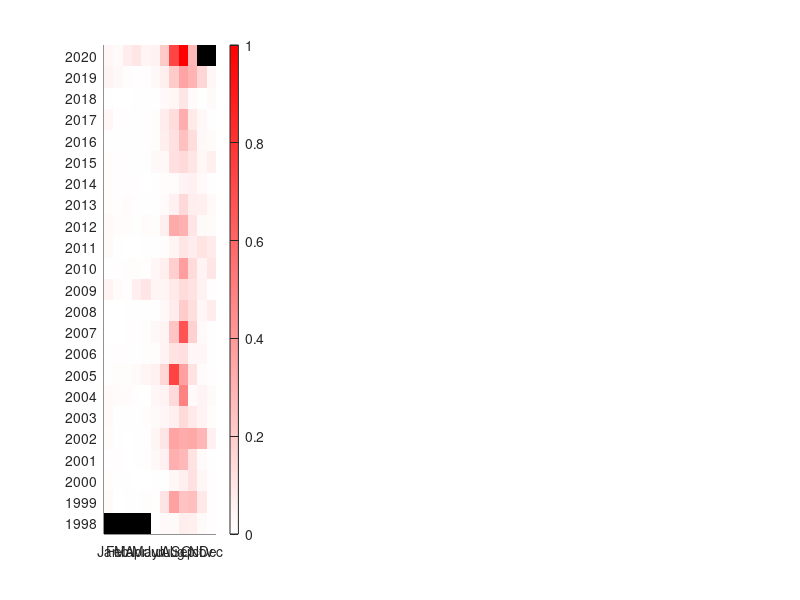

MATLAB code to generate this figure: (Note: this script raises an error after producing the figure.)
function pantanal_fires()
% Data for Jun 1998 to Oct 2020 retrieved from:
% http://queimadas.dgi.inpe.br/queimadas/portal-static/estatisticas_estados/
% in 10/14/2020.
% Data format:
% Columns: Months; Rows: Years; Null values: No Data.


FiresHistory = [...
    0    0    0    0    0   12  206  172  542  507  162   58
  161   10   17   29  106   65  845 2988 1922 2049  743   52
   93   30   19    1    8   29   25  263  503  950  295   74
   66   62   11   36   67  219  444 2540 2264  879  175   19
  137   28   10   24   29  320  805 2934 2662 2761 2328  448
  180   48   36   40  107  170  260  517 1188  715  378   83
  185  126  141   68   15  240  384 1164 3963  191  335  155
   20  107  100  163  331  435 1259 5993 2997  933  125   73
   28   51   36   19  104  101  375  892 1024  266  254   23
    6   13   30   68  101  239  341 1858 5498 1481  189   45
   14   13   20   28   48   44  216  588 1660 1046  274  594
  380  117   71  525  815  308  311  695 1127  919  414   55
   31   47   88   87   67  247  511 1548 3072 1142  385  795
  145   22    2    2   20   42  105  309  807  562  873  643
  188   83   97   38  115  109  490 2698 2518  832  157  122
  108   55  115   51   47   17  129  440 1201  544  513  176
  103   64   23   55   16   27   90  134  375  459  184   37
   95   51   28   29   36  218  225 1025 1181  794  282  494
   37   29   18   34   59   93  542  966 2000 1066  215  125
  261   73   68   38   48   93  610 1092 2588  669  214   19
   23    8   14   19   28   46  190  275  785  120   20  163
  337  211   93   33   68  239  494 1690 2887 2430 1296  247
  265  164  602  784  313  406 1684 5935 8106 2291    0    0
];

% Calculating monthly statistics.
FiresMonthlyMax = zeros(12, 1);
FiresMonthlyMin = FiresMonthlyMax;
FiresMonthlyAvg = FiresMonthlyMax;
FiresMonthlySD  = FiresMonthlyMax;
for month = 1:12
    FiresMonth = FiresHistory(:, month)';
    FiresMonth = FiresMonth(FiresMonth > 0);
    
    FiresMonthlyMax(month) = max(FiresMonth);
    FiresMonthlyMin(month) = min(FiresMonth);
    FiresMonthlyAvg(month) = mean(FiresMonth);
    FiresMonthlySD(month)  = std(FiresMonth);
end

% Discarding Oct/2020 data from the statistics as it is incomplete.
FiresMonth = FiresHistory(1:end-1, 10);
FiresMonthlyMax(10) = max(FiresMonth);
FiresMonthlyMin(10) = min(FiresMonth);
FiresMonthlyAvg(10) = mean(FiresMonth);
FiresMonthlySD(10)  = std(FiresMonth);

% Creating color map. 1st index (null values) is black.
ColorMap = [0.0, 0.0, 0.0;
            ones(max(FiresHistory(:)), 3)];
ColorMap(2:end, 2) = linspace(0, 1, max(FiresHistory(:)));
ColorMap = hsv2rgb(ColorMap);

% Creating MonthLabel cell.
MonthLabel = {'Jan', 'Feb', 'Mar', 'Apr', 'May', 'Jun', ...
              'Jul', 'Aug', 'Sep', 'Oct', 'Nov', 'Dec'};    
    
% Creating new figure.
hf = figure('Color', 'white', ...
            'Position', [0, 0, 1800,800]);

% Creating image axis.
ha1 = axes(hf, ...
           'NextPlot', 'add', ...
           'OuterPosition', [0.0 0.0 0.4 1.0], ...
           'ColorMap', ColorMap, ...
           'XLim', [0.5, 12.5], ...
           'XTick', (1:12), ...
           'XTickLabelRotation', 90, ...
           'XTickLabel', MonthLabel, ...
           'YLim', [0.5, 23.5], ...
           'YTick', (1:23), ...
           'YTickLabel', (1998:2020));
% Plotting image. Values will be offsetted by 1 to match colormap indexes.
image(ha1, FiresHistory+1);
hc = colorbar();
hc.Ruler.Exponent = 3;

% Creating graph axis.
ha2 = axes(hf, ...
           'NextPlot', 'add', ...
           'OuterPosition', [0.3 0.0 0.75 1.0], ...
           'XLim', [1.0, 12.0], ...
           'XTick', (1:12), ...
           'XTickLabel', MonthLabel, ...
           'YLim', [0.0, max(FiresHistory(:))]);
ha2.YRuler.Exponent = 3;
ylabel('Fire Outbreaks');
% Plotting area between extremes.
fill(ha2, [(1:12)'; (12:-1:1)'], [FiresMonthlyMax; flip(FiresMonthlyMin)], ...
     hsv2rgb([1 0.2 1]), ...
     'EdgeColor', 'red');
% Plotting area between +/- 1 standard deviation.
fill(ha2, [(1:12)'; (12:-1:1)'], [FiresMonthlyAvg-FiresMonthlySD; flip(FiresMonthlyAvg+FiresMonthlySD)], ...
     hsv2rgb([0.2 0.2 1]), ...
     'EdgeColor', 'yellow');
% Plotting average.
plot(ha2, (1:12)', FiresMonthlyAvg,'-k', 'LineWidth', 1);
% Plotting last year's data.
plot(ha2, (1:12)', FiresHistory(end-1,1:12), '--+k', 'LineWidth', 1, 'MarkerFaceColor', 'k');
% Plotting current year's data.
plot(ha2, (1:9)', FiresHistory(end,1:9), '-sk', 'LineWidth', 2, 'MarkerFaceColor', 'k');
plot(ha2, (9:10)', FiresHistory(end,9:10), '--sk', 'LineWidth', 2);

legend('Extremes', ...
       '±1 Std. Deviation', ...
       'Average', ...
       '01/2019 to 12/2019 Data', ...
       '01/2020 to 09/2020 Data', ...
       '10/2020 Data (Incomplete)', ...
       'Location', 'NorthWest');
